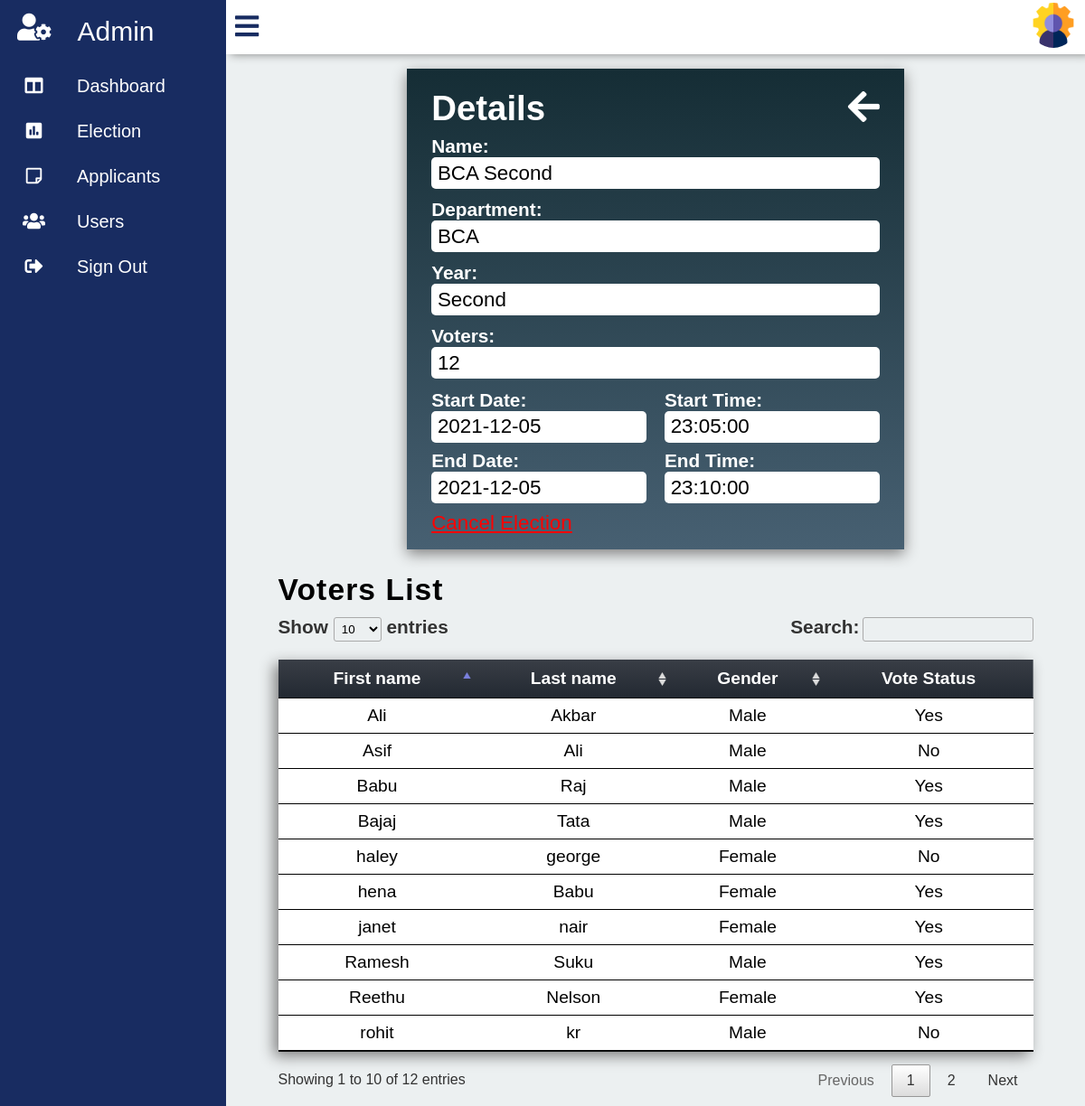
The page /electionView.php?eid=23 (signed in) on the database its author committed.
### tables this page shows
CREATE TABLE IF NOT EXISTS `elections` (
  `id` int(10) unsigned NOT NULL AUTO_INCREMENT,
  `Name` varchar(30) NOT NULL,
  `Department_id` int(11) unsigned NOT NULL,
  `Year_id` int(11) unsigned NOT NULL,
  `Election_status` tinyint(3) unsigned NOT NULL DEFAULT '0',
  `Start_date` date NOT NULL,
  `End_date` date NOT NULL,
  `Start_time` time NOT NULL,
  `End_time` time NOT NULL,
  `Voters` int(11) NOT NULL,
  PRIMARY KEY (`id`),
  KEY `elections_dpt` (`Department_id`),
  KEY `elections_year` (`Year_id`)
);

CREATE TABLE IF NOT EXISTS `department` (
  `id` int(11) unsigned NOT NULL AUTO_INCREMENT,
  `Department_name` varchar(10) NOT NULL,
  `Yr_no` int(11) NOT NULL,
  PRIMARY KEY (`id`)
);

CREATE TABLE IF NOT EXISTS `year` (
  `id` int(10) unsigned NOT NULL AUTO_INCREMENT,
  `Year_name` varchar(10) NOT NULL,
  PRIMARY KEY (`id`)
);

CREATE TABLE IF NOT EXISTS `voters_list` (
  `id` int(10) unsigned NOT NULL AUTO_INCREMENT,
  `User_id` int(11) unsigned NOT NULL,
  `Election_id` int(11) unsigned NOT NULL,
  `Vote_status` tinyint(3) unsigned NOT NULL DEFAULT '0',
  PRIMARY KEY (`id`),
  KEY `voters_list_user_id` (`User_id`),
  KEY `voters_list_election_id` (`Election_id`)
);

CREATE TABLE IF NOT EXISTS `users` (
  `id` int(10) unsigned NOT NULL AUTO_INCREMENT,
  `Email` varchar(30) NOT NULL,
  `Phone_no` bigint(11) NOT NULL,
  `First_name` varchar(15) NOT NULL,
  `Last_name` varchar(15) NOT NULL,
  `Gender` varchar(10) NOT NULL,
  `Department_id` int(11) unsigned NOT NULL,
  `Year_id` int(10) unsigned NOT NULL,
  PRIMARY KEY (`id`),
  KEY `users_dpt` (`Department_id`),
  KEY `users_yr` (`Year_id`)
);

### php/onTablefunc.php (called while the page is built, shortened)
<?php
	function getDepartment($dpid,$con) {
		$dpquery = "select Department_name from department where(id = $dpid );";
		$dp = mysql_query($dpquery,$con);
		$department = mysql_fetch_array($dp);
		return $department['Department_name'];
	}
	function getYear($yrid,$con) {
		$yrquery = "select * from year where(id = $yrid);";
		$yr = mysql_query($yrquery,$con);
		$year = mysql_fetch_array($yr);
		return $year['Year_name'];
	}
	function get_No_of_voters($eid,$con) {
		$votersQ = "select * from voters_list where Election_id = '$eid';";
		if(!($voterQ_obj = mysql_query($votersQ,$con)))
			return false;
		else {
			$voterQ_obj = mysql_query($votersQ,$con);
			return mysql_num_rows($voterQ_obj);
		}
	}
	function getStuData($sid,$con) {
		$stu_ob = mysql_query("select * from users where id = '$sid';",$con);
		if($stu_ob)
			return mysql_fetch_array($stu_ob);
		else
			return false;
	}
?>

### electionView.php (the view, shortened to what this page needs)
<?php
	include("php/config.php");
	include("php/onTablefunc.php");
	include('php/elecheck.php');
	$eid = $_GET['eid'];
	$getQ = "select * from elections where id = '$eid';";
	if(!($getQ_obj = mysql_query($getQ,$con)))
		errormsg();
	else {
		$eData = mysql_fetch_array($getQ_obj);
	}
	$dpt = getDepartment($eData['Department_id'],$con);
	$yr = getYear($eData['Year_id'],$con);
	$votersNo = get_No_of_voters($eid,$con);
?>
<!DOCTYPE html>
<html>
<head>
	<link rel="stylesheet" type="text/css" href="css/all.min.css">
	<link rel="stylesheet" type="text/css" href="css/fontawesome.min.css">
	<link rel="stylesheet" type="text/css" href="css/panel.css">
	<link rel="stylesheet" type="text/css" href="css/electionView.css">
	<link rel="stylesheet" type="text/css" href="css/table.css">
	<link rel="stylesheet" type="text/css" href="DataTables/datatables.min.css"/>
</head>
<body>
	<div class="container">
		<div class="navigation">
		<div class="admin_icon">
			<a href="">
					<i class="fas fa-user-cog"></i>
				<span class="admin_Text" >Admin</span>
			</a>
		</div>
			<ul>
				<li>
					<a href="admin.php">
						<span class="icon">
							<i class="fas fa-columns"></i>
						</span>
						<span class="title">Dashboard</span>
					</a>
				</li>
				<li>
					<a href="elections.php">
						<span class="icon">
							<i class="fas fa-poll"></i>
						</span>
						<span class="title">Election</span>
					</a>
				</li>
				<li>
					<a href="applicants.php">
						<span class="icon">
							<i class="far fa-sticky-note"></i>
						</span>
						<span class="title">Applicants</span>
					</a>
				</li>
				<li>
					<a href="users.php">
						<span class="icon">
							<i class="fas fa-users"></i>
						</span>
						<span class="title">Users</span>
					</a>
				</li>
				<li>
					<a href="/project/php/logout.php">
						<span class="icon">
							<i class="fas fa-sign-out-alt"></i>
						</span>
						<span class="title">Sign Out</span>
					</a>
				</li>
			</ul>
		</div>
		<div class="main">
			<div class="topbar">
				<div class="user">
					<a href="adminacc.php"><img src="images/admin_photo.png"></a>
				</div>
			</div>
			<div class="election_detail_Area">
				<div class="elction_text_detail">
					<div class="top">
						<span class="heading">Details</span>
						<a href="elections.php"><i class="fas fa-arrow-left"></i></a>
					</div>
					<div class="details_area">
						<div class="eName">
							<label>Name:</label>
							<span><?php echo $eData['Name']; ?></span>
						</div>
						<div class="eDepartment">
							<label>Department:</label>
							<span><?php echo $dpt; ?></span>
						</div>
						<div class="eYear">
							<label>Year:</label>
							<span><?php echo $yr; ?></span>
						</div>
						<div class="voters">
							<label>Voters:</label>
							<span><?php echo $votersNo; ?></span>
						</div>
						<div class="start">
							<div class="start_date">
								<label>Start Date:</label>
								<span><?php echo $eData['Start_date']; ?></span>
							</div>
							<div class="start_time">
								<label>Start Time:</label>
								<span><?php echo $eData['Start_time']; ?></span>
							</div>
						</div>
						<div class="end">
							<div class="end_date">
								<label>End Date:</label>
								<span><?php echo $eData['End_date']; ?></span>
							</div>
							<div class="end_time">
								<label>End Time:</label>
								<span><?php echo $eData['End_time']; ?></span>
							</div>
						</div>
						<div class="cancel">
							<a href="php/onTablefunc.php?election_Id=<?php echo $eid; ?>"onclick="return confirm('Are you sure you want to cancel this election?')">Cancel Election</a>
						</div>
					</div>
				</div>
			</div>
				<div class="tables_Area">
					<div class="t_Heading" style="display:block;">
						<h2>Voters List</h2>
						<table id="voters_Table" class="table Voters">
							<thead>
								<tr>
									<th>First name</th>
									<th>Last name</th>
									<th>Gender</th>
									<th>Vote Status</th>
								</tr>
							</thead>
							<tbody>
								<?php
									$vot_ob = mysql_query("select * from voters_list where Election_id = '$eid';",$con);
									while($data = mysql_fetch_array($vot_ob)) {
										$stuData = getStuData($data['User_id'],$con);
								?>
								<tr>
									<td><?php echo $stuData['First_name']; ?></td>
									<td><?php echo $stuData['Last_name']; ?></td>
									<td><?php echo $stuData['Gender']; ?></td>
									<td><?php if($data['Vote_status'] == 1)
													echo "Yes";
											  else if($data['Vote_status'] == 0)
											        echo "No"; ?></td>
								</tr>
								<?php
									}
								?>
							</tbody>
						</table>
					</div>
				</div>
		</div>
	</div>
</body>
</html>

### css/panel.css (style rules this page uses)
* { margin: 0; padding: 0; box-sizing: border-box; font-family: 'Poppins',sans-serif; }
.container { position: relative; width: 100%; }
.navigation { position: fixed; width: 250px; height: 100%; background: #182C61; transition: 250ms ease-in-out; }
.navigation ul { position: relative; width: 100%; left: 0; top: 0; overflow: hidden; }
.navigation ul li { position: relative; width: 100%; list-style: none; overflow: hidden; }
.admin_icon a { width: 100%; text-decoration: none; color: white; display: flex; overflow: hidden; }
.admin_icon a i { font-size: 30px; line-height: 60px; padding: 0 19px; min-width: 75px; }
.admin_Text { font-size: 30px; font-weight: 400; font-family: 'Popins',sans-serif; color: white; padding: 0 10px; line-height: 70px; }
.navigation ul li a { position: relative; width: 100%; display: flex; text-decoration: none; color: white; }
li a span i { color: white; }
.navigation ul li a .icon { position: relative; display: block; height: 25px; min-width: 75px; text-align: center; height: 50px; font-size: 20px; line-height: 50px; padding: 0 10px; }
.navigation ul li a .title { position: relative; display: block; font-size: 20px; padding: 0 10px; height: 50px; line-height: 50px; }
.main { position: absolute; width: calc(100% - 250px); left: 250px; min-height: 100vh; background: #ecf0f1; transition: 250ms ease-in-out; overflow:scroll; height: 100vh; }
.main .topbar { background: white; overflow-y: hidden; width: 100%; height: 60px; padding: 0 10px; display: flex; justify-content: space-between; align-items: center ; box-shadow: 5px 0px 10px grey; }
.user img { width: 50px; height: 50px; border-radius: 50%; cursor: pointer; }

### css/electionView.css (style rules this page uses)
.election_detail_Area { margin: 1em; display: flex; flex-direction: column; align-items: center; }
.elction_text_detail { background: linear-gradient(#152D35,#476072); display: flex; flex-direction: column; padding: 1.4em 1.7em 1em 1.7em ; width: 550px; color: white; box-shadow: 0px 5px 15px grey; }
.elction_text_detail .top { display: flex; justify-content: space-between; }
.elction_text_detail .top i { align-self: center; color: white; font-size: 2.5rem; transition: 180ms ease-in-out; }
.elction_text_detail .heading { font-size: 2.4rem; font-weight: bold; padding-bottom:.2em ; }
.elction_text_detail .details_area { font-size: 1.4rem; flex-direction: column; align-items: flex-start; width: 100%; }
label { width: 100%; font-size: 1.3rem; font-weight: bold; }
.details_area .eName { display: flex; flex-direction: column; padding-bottom: .5em; }
.details_area .eDepartment { display: flex; flex-direction: column; padding-bottom: .5em; }
.details_area .eYear { display: flex; flex-direction: column; padding-bottom: .5em; }
.details_area .voters { display: flex; flex-direction: column; padding-bottom: .5em; }
.details_area .start, .details_area .end { display: flex; justify-content: space-between; padding-bottom: .4em; }
.details_area .start .start_date, .details_area .start .start_time { display: flex; flex-direction: column; width: 48%; }
.details_area .end .end_date, .details_area .end .end_time { display: flex; flex-direction: column; width: 48%; }
.details_area span { background: white; color: black; padding: .2em .3em; border-radius: 5px; }
.details_area a { font-size: 1.4rem; color: red; }

### css/table.css (style rules this page uses)
.tables_Area { position: relative; margin-top: 5px; display: flex; justify-content: center; }
.tables_Area .t_Heading { position: relative; width: 90%; padding: 10px; }
.tables_Area .t_Heading .table { width: 100%; }
.tables_Area .t_Heading h2 { margin-bottom: 10px; font-size: 2.1em; letter-spacing: 1.1px; }
.table { box-shadow: -5px 5px 15px grey; border-collapse: collapse; }
.table thead tr { background: linear-gradient(#393E46,#222831); }
.table thead tr th { font-size: 1.2em; color: white; border: none; padding: 18px 10px; text-align: center; }
.table tbody tr td { padding: 10px 0 10px 0; border-bottom: 1px solid black; background: none; text-align: center; font-size: 1.2em; margin: 0 14px 0 14px; }

### rows shown on the page
elections: Name "BCA Second", Department.Department_name "BCA", Year.Year_name "Second", Start_date "2021-12-05", Start_time "23:05:00", End_date "2021-12-05", End_time "23:10:00"
voters_list: User.First_name "Babu", User.Last_name "Raj", User.Gender "Male", Vote_status "Yes"
voters_list: User.First_name "Ramesh", User.Last_name "Suku", User.Gender "Male", Vote_status "Yes"
voters_list: User.First_name "Bajaj", User.Last_name "Tata", User.Gender "Male", Vote_status "Yes"
voters_list: User.First_name "Ali", User.Last_name "Akbar", User.Gender "Male", Vote_status "Yes"
voters_list: User.First_name "hena", User.Last_name "Babu", User.Gender "Female", Vote_status "Yes"
voters_list: User.First_name "janet", User.Last_name "nair", User.Gender "Female", Vote_status "Yes"
voters_list: User.First_name "Reethu", User.Last_name "Nelson", User.Gender "Female", Vote_status "Yes"
voters_list: User.First_name "haley", User.Last_name "george", User.Gender "Female", Vote_status "No"
voters_list: User.First_name "Asif", User.Last_name "Ali", User.Gender "Male", Vote_status "No"
voters_list: User.First_name "rohit", User.Last_name "kr", User.Gender "Male", Vote_status "No"

### other values the page prints
$votersNo "12"
